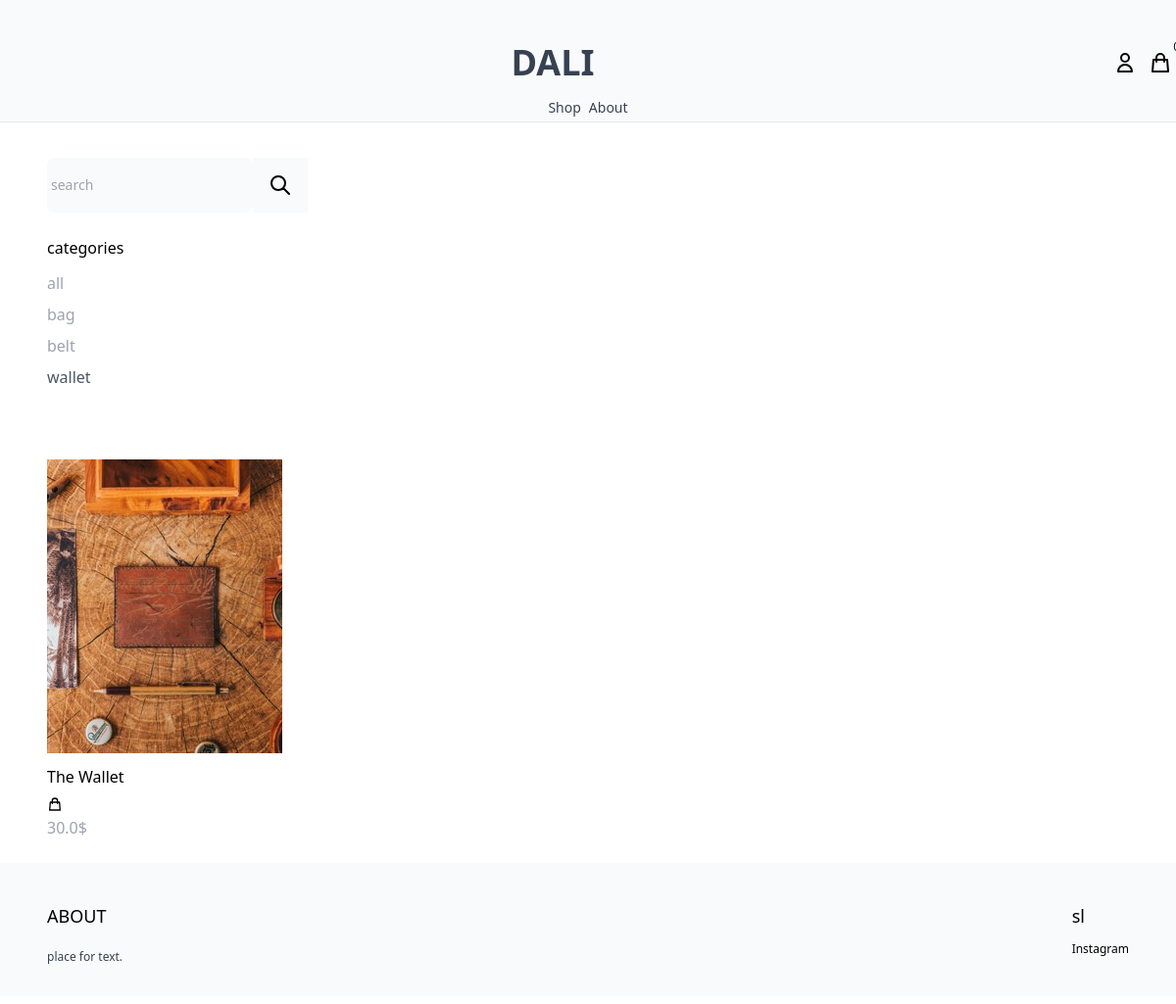
/shop/?category=wallet, run on the app's committed database.
### product/models.py (models this page shows, shortened)
class Category(models.Model):
    name = models.CharField(max_length=255)
    slug = models.SlugField()
    class Meta:
        ordering = ('name',)

class Product(models.Model):
    category = models.ForeignKey(Category, related_name='products', on_delete=models.CASCADE) #on delete cascade is used to delete the category if the product is deleted
    name = models.CharField(max_length=255)
    slug = models.SlugField()
    description = models.TextField(blank=True, null=True)  #aprasymas
    price = models.IntegerField() # kad matyti centus
    created_at = models.DateTimeField(auto_now_add=True) # kada sukurtas, automatiskai sukuria irasa
    image = models.ImageField(upload_to='uploads/', blank=True, null=True) #upload_to - img saving folder
    thumbnail = models.ImageField(upload_to='uploads/', blank=True, null=True) #upload_to - img saving folder
    class Meta:
        ordering = ('-created_at',) #  kad matyti sukurimo data
    def get_display_price(self):
        return self.price / 100 # kad matyti kainas in $
    def get_thumbnail(self): #get the thumbnail or check if it exists
        if self.thumbnail:
            return self.thumbnail.url # type: ignore

### core/views.py (the view)
# urls.py: path('shop/', shop, name='shop'),
def  shop(request):
    categories = Category.objects.all() #get all categories
    products = Product.objects.all() #get all products
    active_category = request.GET.get('category', '') #get the category from the url
    if active_category:
        products = products.filter(category__slug=active_category) #filters the products by category
    query = request.GET.get('query', '') #get the query from the url
    if query:
        products = products.filter(Q(name__icontains = query) | Q(description__icontains=query)) #icontains = insensitive  capital case, Q describtion is for similar search
    context = {'categories': categories,
               'products': products,
               'active_category': active_category
               }
    return render(request, 'core/shop.html', context) #render the shop page

### cart/cart.py (called while the page is built)
    def __len__(self):                                #get the length of the cart, how many items are in the cart
        return sum(item['quantity'] for item in self.cart.values())     #return the number of items in the cart

### cart/context_processors.py (called while the page is built)
def cart(request):
    cart = Cart(request)
    return {'cart': cart}   #pass the cart to the template

### core/Templates/core/shop.html (shortened to what this page needs)
{% extends "core/base.html"%} {%block content%}
<div class="max-w-6xl mx-auto flex-wrap item-start py-6 px-6 xl:px-0 ">
  <div class="filters w-full lg:w-1/4">
    <form method="get" action=".">
      <div class="flex text-sm ">
        <input
          name="query"
          type="text"
          class="p-1 bg-gray-50 border-10 text-0 rounded-lg"
          placeholder="search"
        />
        <button class="p-4 bg-gray-50 border-0">
          <svg
            xmlns="http://www.w3.org/2000/svg"
            class="h-6 w-6"
            fill="none"
            viewBox="0 0 24 24"
            stroke="currentColor"
            stroke-width="2"
          >
            <path
              stroke-linecap="round"
              stroke-linejoin="round"
              d="M21 21l-6-6m2-5a7 7 0 11-14 0 7 7 0 0114 0z"
            />
          </svg>
        </button>
      </div>
    </form>
    <h3 class="mt-6 mb-3">categories</h3>
    <ul class="space-y-2">
      <li>
        <a
          href="{% url 'shop' %}"
          class="{% if not active_category%}text-gray-600{%else%}text-gray-400 {%endif%}"
          >all</a
        >
      </li>
      {% for category in categories %}
      <li>
        <a
          href="{% url 'shop' %}?category={{category.slug}}"
          class="{% if category.slug == active_category%}text-gray-600{%else%}text-gray-400 {%endif%}"
          >{{category.name}}</a
        >
      </li>
      {% endfor %}
    </ul>
  </div>
  <div class="products w-full lg:w-3/4 -mt-4 flex items-baseline flex-wrap mt-10 space-x-3">
    {% for product in products %}
    {%include "product/partials/product_list_item.html"%}
    {% endfor %}
  </div>
</div>
{%endblock%}

### product/templates/product/partials/product_list_item.html
<div class="w-full md:w-1/3 xl:w-1/4 mt-8 ">
    <a href="{% url 'product' product.slug %}">
                  <img class="roundened-lg hover:shadow-lg" src="{{product.get_thumbnail}}" alt="">
      </a>
    <div class="pt-3 justify-between items-center">
      <a href="{% url 'product' product.slug %}">{{product.name}}</a>
      <a href="{% url 'product' product.slug %}" class="text-black-2000 hover:text-gray-400">
        <svg
          xmlns="http://www.w3.org/2000/svg"
          class="h-4 w-4 mt-2"
          fill="none"
          viewBox="0 0 24 24"
          stroke="currentColor"
        >
          <path
            stroke-linecap="round"
            stroke-linejoin="round"
            stroke-width="2"
            d="M16 11V7a4 4 0 00-8 0v4M5 9h14l1 12H4L5 9z"
          />
        </svg>
      </a>
    </div>
    <p class="pt-1 text-gray-400">{{product.get_display_price }}$</p>
  </div>

### data on the page
Category: name "bag"
Category: name "belt"
Category: name "wallet"
Product: get_thumbnail (picture), name "The Wallet", get_display_price "30.0"
